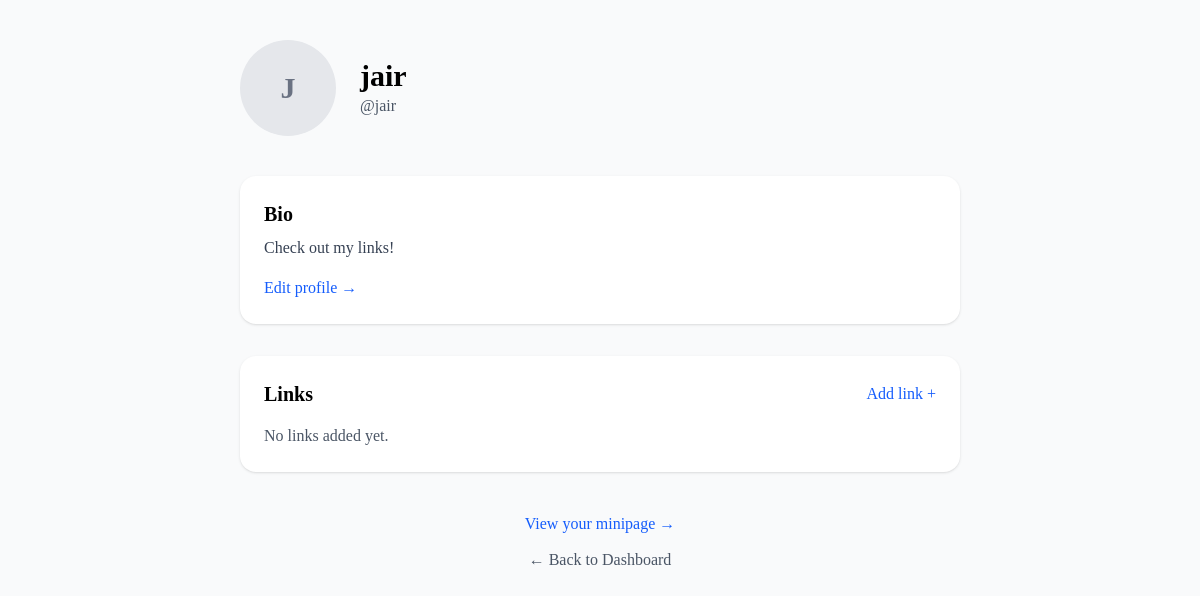
Page /profile/3 (signed in) on the earlier database version.
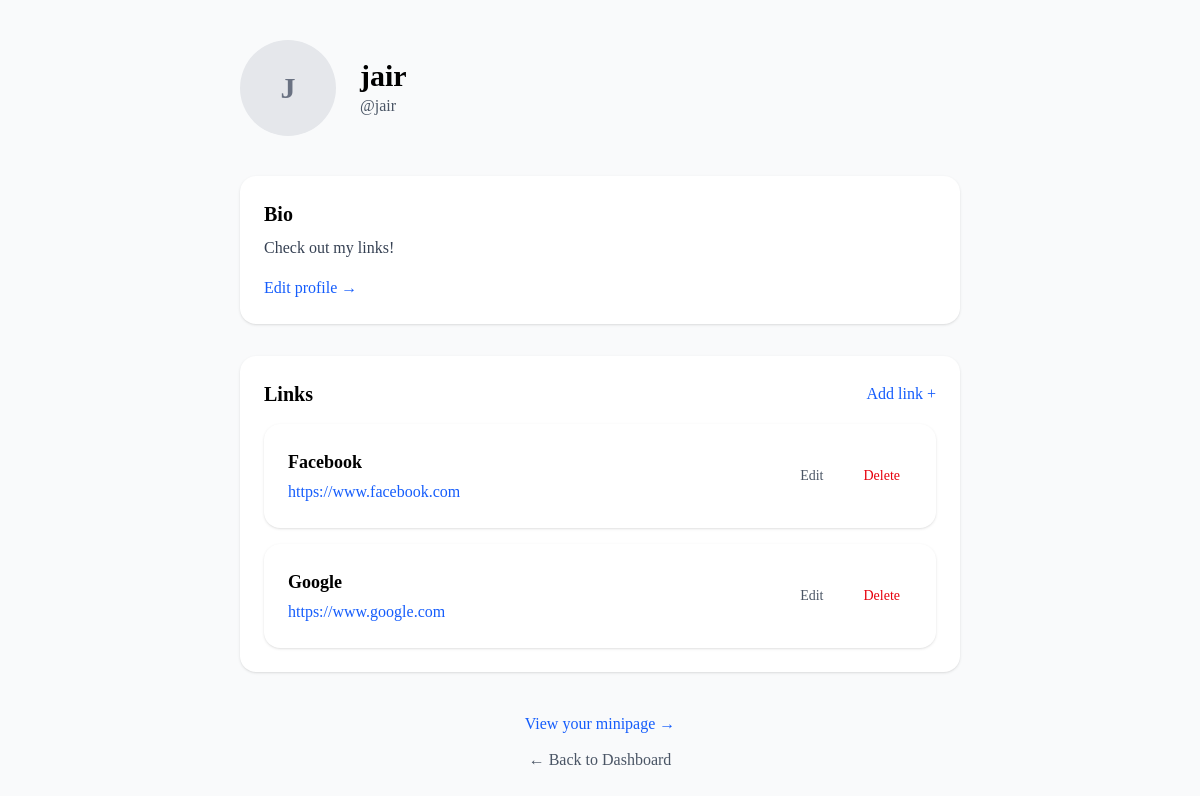
Same page on the later database version.
### profiles/models.py (models this page shows)
class Profile(models.Model):
    user = models.OneToOneField(User, on_delete=models.CASCADE, related_name='profile')
    profile_name = models.CharField(max_length=100)
    bio = models.TextField()

class Link(models.Model):
    profile = models.ForeignKey(Profile, on_delete=models.CASCADE, related_name='links')
    title = models.CharField(max_length=100)
    url = models.URLField()

### profiles/views.py (the view)
# urls.py: path('<int:profile_id>', views.profile_detail, name='profile_detail'),
@login_required
def profile_detail(request, profile_id):
    profile = get_object_or_404(Profile, pk=profile_id)
    links = profile.links.all()
    if profile.user == request.user:
        return render(request, 'profiles/profile_detail.html',
                      {'profile': profile, 'links': links})
    else:
        messages.warning(request, "You are not allowed to see this page.")
        return redirect('core:home')

### profiles/templates/profiles/profile_detail.html (shortened to what this page needs)
{% extends 'core/base.html' %}
{% block content %}
<div class="max-w-3xl mx-auto px-6">
    <div class="flex items-center gap-6 mb-10">
        <div class="w-24 h-24 bg-gray-200 rounded-full flex items-center justify-center text-3xl font-semibold text-gray-500">
            {{ profile.profile_name|first|upper }}
        </div>
        <div>
            <h1 class="text-3xl font-bold">{{ profile.profile_name }}</h1>
            <p class="text-gray-600">@{{ profile.user.username }}</p>
        </div>
    </div>
    <div class="bg-white p-6 rounded-2xl shadow mb-8">
        <h2 class="text-xl font-semibold mb-2">Bio</h2>
        <p class="text-gray-700">{{ profile.bio|default:"No bio added yet." }}</p>
        <a href="{% url 'profiles:edit_profile' profile.id %}"
           class="inline-block mt-4 text-blue-600 hover:underline font-medium">
            Edit profile →
        </a>
    </div>
    <div class="bg-white p-6 rounded-2xl shadow mb-8">
        <div class="flex items-center justify-between mb-4">
            <h2 class="text-xl font-semibold">Links</h2>
            <a href="{% url 'profiles:add_link' profile.id %}"
               class="text-blue-600 hover:underline font-medium">
                Add link +
            </a>
        </div>
    {% if links %}
        <ul class="space-y-4">
            {% for link in links %}
                <li class="bg-white p-6 rounded-2xl shadow hover:shadow-lg transition flex justify-between items-center">
                    <div>
                        <p class="text-lg font-semibold mb-1">{{ link.title }}</p>
                        <a href="{{ link.url }}" target="_blank" class="text-blue-600 hover:underline">
                            {{ link.url }}
                        </a>
                    </div>
                    <div class="flex space-x-4">
                        <a href="{% url 'profiles:edit_link' profile.id link.id %}"
                           class="px-3 py-1 text-sm text-gray-600 hover:text-gray-800 font-medium rounded-lg transition">
                            Edit
                        </a>
                        <form action="{% url 'profiles:delete_link' profile.id link.id %}" method="post" onsubmit="return confirm('Are you sure you want to delete this link?');">
                            <button type="submit"
                                    class="px-3 py-1 text-sm text-red-600 hover:text-red-800 font-medium rounded-lg transition">
                                Delete
                            </button>
                        </form>
                    </div>
                </li>
        {% endfor %}
        </ul>
        {% else %}
            <p class="text-gray-600">No links added yet.</p>
    {% endif %}
    </div>
<div class="flex flex-col items-center gap-3 mt-10">
    <a href="{% url 'core:minipage' profile.user.username %}"
       class="text-blue-600 font-medium hover:underline">
        View your minipage →
    </a>
    <a href="{% url 'core:home' %}"
       class="text-gray-600 font-medium hover:underline">
        ← Back to Dashboard
    </a>
</div>
</div>
{% endblock %}

### core/templates/core/base.html (shortened to what this page needs)
{% load static tailwind_tags %}
<!DOCTYPE html>
<html lang="en">
<head>
    {% tailwind_css %}
</head>
<body class="bg-gray-50 text-black font-serif leading-normal tracking-normal min-h-screen">
    <div class="container mx-auto px-6 py-10">
        {% block content %}
        {% endblock %}
    </div>
</body>
</html>

Differences in the rows shown:
added Link: title "Facebook", url "https://www.facebook.com"
added Link: title "Google", url "https://www.google.com"
Other differences:
text no longer shown: "No links added yet."
